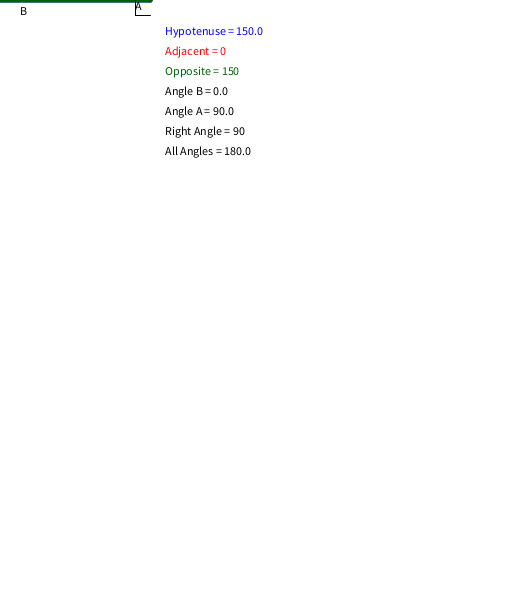
Frame 1 (no input)
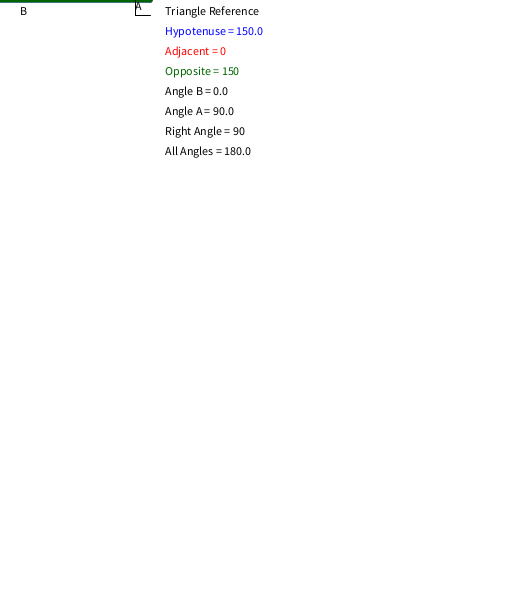
Frame 60 (the mouse pressed at the canvas centre just before this capture)
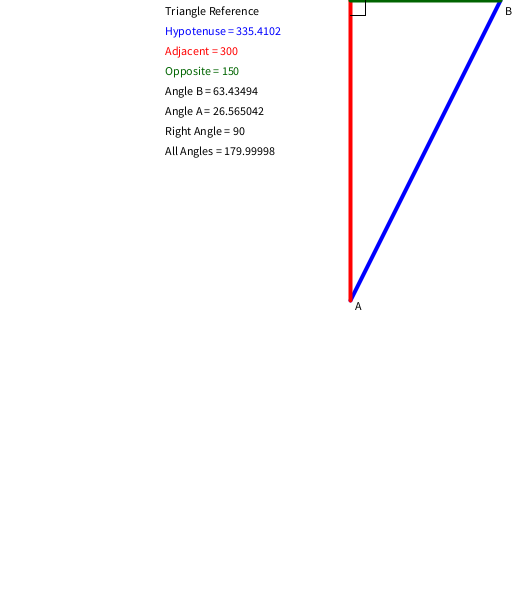
Frame 120 (the mouse held since frame 60 and released just before this capture)

The Processing sketch that drew these frames (run headless with seeded random() and noise(); from frame 60 on, the mouse is pressed at the canvas centre):

// Processing sketch: processing_119784
// ── processing_119784.pde

float angRadsA;
float angDegsA;
float angRadsB;
float angDegsB;
float sumAngles;

void setup() {
  size(530,600);
  background(255);
}

void draw() {
  background(255);
  stroke(0);
  strokeWeight(4);
  noFill();
  if(mouseX<200) {
    //triangle(0, 0, 150, 0, 150, mouseY);
    stroke(255,0,0);
    line(150,0,150,mouseY);
    stroke(0,0,255);
    line(0,0,150,mouseY);
    stroke(0,100,0);
    line(0,0,150,0);
    drawLeftReference(mouseY);
    text("A",135,mouseY+10);
    text("B",20,15);
  } else if(mouseX>200) {
    //triangle(350,0,500,0,350,mouseY);
    stroke(0,0,255);
    line(500,0,350,mouseY);
    stroke(255,0,0);
    line(350,0,350,mouseY);
    stroke(0,100,0);
    line(350,0,500,0);
    drawRightReference(mouseY);
    text("A",355,mouseY+10);
    text("B",505,15);
  }
}

void drawLeftReference(float yValue) {
  stroke(0);
  strokeWeight(1);
  line(135,0,135,15);
  line(135,15,150,15);
  text("Triangle Reference", 165,15);
  fill(0,0,255);
  text("Hypotenuse = " + findHypot(mouseY), 165,35);
  fill(255,0,0);
  text("Adjacent = " + mouseY, 165,55);
  fill(0,100,0);
  text("Opposite = " + 150, 165,75);
  fill(0);
  angRadsA = acos(150/findHypot(mouseY));
  angDegsA = degrees(angRadsA);
  text("Angle B = " + angDegsA, 165,95);
  angRadsB = acos(yValue/findHypot(mouseY));
  angDegsB = degrees(angRadsB);
  text("Angle A = " + angDegsB, 165,115);
  text("Right Angle = 90", 165,135);
  sumAngles = angDegsA+angDegsB+90;
  text("All Angles = " + sumAngles, 165,155);
  
}
void drawRightReference(float yValue) {
  stroke(0);
  strokeWeight(1);
  line(350,15,365,15);
  line(365,0,365,15);
  text("Triangle Reference", 165,15);
  fill(0,0,255);
  text("Hypotenuse = " + findHypot(mouseY), 165,35);
  fill(255,0,0);
  text("Adjacent = " + mouseY, 165,55);
  fill(0,100,0);
  text("Opposite = " + 150, 165,75);
  fill(0);
  angRadsA = acos(150/findHypot(mouseY));
  angDegsA = degrees(angRadsA);
  text("Angle B = " + angDegsA, 165,95);
  angRadsB = acos(yValue/findHypot(mouseY));
  angDegsB = degrees(angRadsB);
  text("Angle A = " + angDegsB, 165,115);
  text("Right Angle = 90", 165,135);
  sumAngles = angDegsA+angDegsB+90;
  text("All Angles = " + sumAngles, 165,155);
  
}

float findHypot(float yVal) {
  yVal = sqrt((150*150)+(yVal*yVal));
  return yVal;
}
